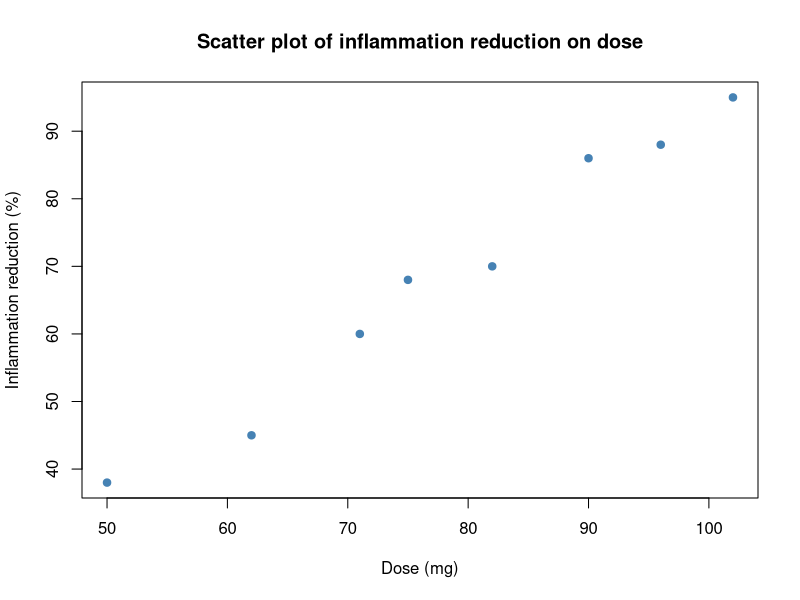

The R source for this figure:
## ---- chunk 1
knitr::opts_chunk$set(echo = F, message = F, warning = F)
options(scipen=999)
library(kableExtra)
## DATA GENERATION
x <- c(50, 62, 71, 75, 82, 90, 96, 102)
y <- c(38, 45, 60, 68, 70, 86, 88, 95)
#y <- c(35, 54, 72, 81, 91, 94, 97, 98)
table <- matrix(c(x,y), nrow = 2, byrow = T)
#decimals <- matrix(c(rep(0,6), rep(2,6)), nrow = 3, ncol=6, byrow=TRUE)
rownames(table) <- c("Dose (mg)", "Inflammation reduction (%)")
## QUESTION/ANSWER GENERATION
# colors  
col1 <- "#05A1E6"
# sample size
n <- length(x)
# means
mx <- mean(x)
mlogx <- mean(log(x))
my <- mean(y)
mlogy <- mean(log(y))
# variances
s2x <- sum(x^2)/n-mx^2
s2logx <- sum(log(x)^2)/n-mlogx^2
s2y <- sum(y^2)/n-my^2
s2logy <- sum(log(y)^2)/n-mlogy^2
# Covariances
sxy <- sum(x * y) / n - mx * my
sxlogy <- sum(x*log(y))/n-mx*mlogy
slogxy <- sum(log(x)*y)/n-mlogx*my
# Determination coeff
r2xy <-  sxy^2 / (s2x * s2y)
r2xlogy <- sxlogy^2/(s2x*s2logy)
r2logxy <- slogxy^2/(s2logx*s2y)
# Regression line of y on x
reglinyx <- lm(y ~ x)
# Regression line of x on y
reglinxy <- lm(x ~ y)
## ---- chunk 2
kbl(table, format = "latex", booktabs = T) %>%
    kable_styling(position = "center",latex_options = c("hold_position"))
## ---- chunk 3
plot(x, y, xlab = "Dose (mg)", ylab = "Inflammation reduction (%)", main = "Scatter plot of inflammation reduction on dose", col = "steelblue", pch=19)
